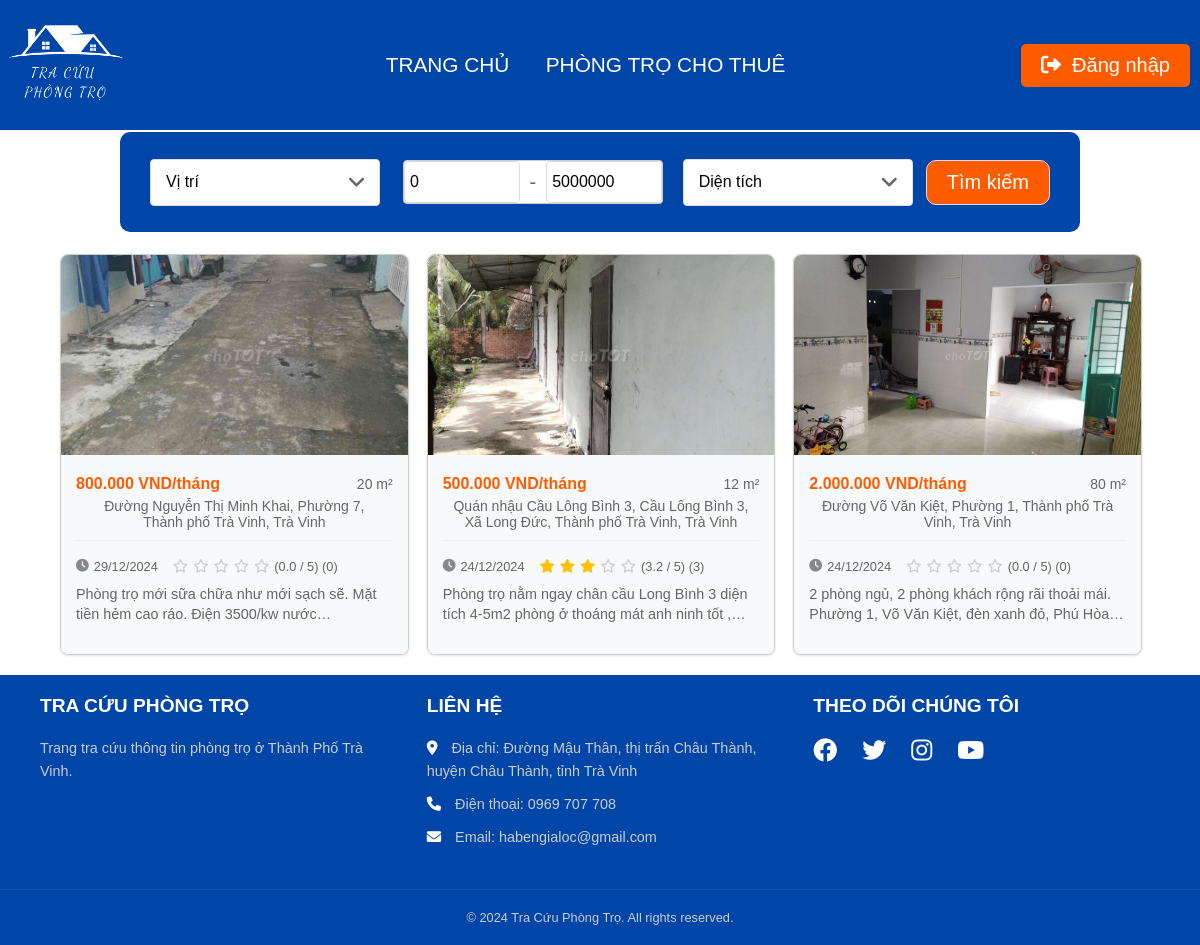
The page /website/index.php?page=phongtro on the database its author committed.
### tables this page shows
CREATE TABLE `phongtro` (
  `maPhongTro` varchar(10) NOT NULL COMMENT 'Mã phòng trọ',
  `maKhuTro` varchar(10) NOT NULL COMMENT 'Mã khu trọ',
  `maLoaiPhong` varchar(10) NOT NULL COMMENT 'Mã loại phòng',
  `dienTich` int(3) NOT NULL COMMENT 'Diện tích phòng trọ',
  `tinhTrang` enum('empty','rented') NOT NULL COMMENT 'Tình trạng phòng trọ',
  `ngayDang` date NOT NULL DEFAULT current_timestamp() COMMENT 'Ngày đăng phòng trọ'
);

CREATE TABLE `loaiphong` (
  `maLoaiPhong` varchar(10) NOT NULL COMMENT 'Mã loại phòng',
  `tenLoaiPhong` varchar(50) NOT NULL COMMENT 'Tên loại phòng',
  `giaPhong` int(10) UNSIGNED NOT NULL COMMENT 'Giá cả phòng trọ',
  `moTaPhongTro` text NOT NULL COMMENT 'Mô tả phòng trọ'
);

CREATE TABLE `khutro` (
  `maKhuTro` varchar(10) NOT NULL COMMENT 'Mã khu trọ',
  `tenKhuTro` varchar(100) NOT NULL COMMENT 'Tên khu trọ',
  `diaChi` text NOT NULL COMMENT 'Địa chỉ khu trọ',
  `chuTro` varchar(50) NOT NULL COMMENT 'Tên chủ trọ',
  `sdtChuTro` varchar(10) NOT NULL COMMENT 'Số điện thoại của chủ trọ',
  `googleMap` text NOT NULL COMMENT 'Địa chỉ Google Map'
);

### website/get_all_phongtro.php (the view, shortened to what this page needs)
<?php
require_once 'db_connection.php';
function createPhongTroElement($phong) {
    $score = isset($phong['diemTrungBinh']) ? (float)$phong['diemTrungBinh'] : 0;
    $fullStars = floor($score);
    $hasHalfStar = ($score - $fullStars) >= 0.5;
    $emptyStars = 5 - $fullStars - ($hasHalfStar ? 1 : 0);
    $ratingHtml = '';
    for ($i = 0; $i < $fullStars; $i++) {
        $ratingHtml .= '<i class="fas fa-star"></i>';
    }
    for ($i = 0; $i < $emptyStars; $i++) {
        $ratingHtml .= '<i class="far fa-star"></i>';
    }
    return '
    <article class="phongtro" data-id="' . $phong['maPhongTro'] . '">
        <a href="index.php?page=phongtro&id=' . $phong['maPhongTro'] . '" class="lien-ket-phong-tro">
            <div class="hinh-anh-review">
                <img src="' . (empty($phong['anhDaiDien']) || !file_exists($phong['anhDaiDien']) ? "images/default.png" : $phong['anhDaiDien']) . '" alt="Hình ảnh phòng trọ">
            </div>
            <div class="details">
                <div class="thong-so">
                    <div class="price-area-row">
                        <span class="price-detail">' . number_format($phong['giaPhong'], 0, ',', '.') . ' VND/tháng</span>
                        <span class="area-detail">' . $phong['dienTich'] . ' m²</span>
                    </div>
                    <span class="place-detail">' . $phong['diaChi'] . '</span>
                </div>
                <div class="thong-tin">
                    <div class="time-rating">
                        <span class="time"><i class="fas fa-clock"></i> ' . date('d/m/Y', strtotime($phong['ngayDang'])) . '</span>
                        <div class="rating">
                            ' . $ratingHtml . '
                            <span class="score-text">(' . number_format($score, 1) . ' / 5) (' . $phong['soLuotDanhGia'] . ')</span>
                        </div>
                    </div>
                    <p class="limit-text">' . $phong['moTaPhongTro'] . '</p>
                </div>
            </div>
        </a>
    </article>';
}
try {
    $sql = "SELECT
        pt.maPhongTro,
        pt.ngayDang,
        pt.dienTich,
        pt.tinhTrang,
        lp.giaPhong,
        lp.moTaPhongTro,
        kt.diaChi,
        kt.chuTro,
        kt.sdtChuTro,
        hp.anhDaiDien,
        COALESCE(AVG(dg.diemSo), 0) as diemTrungBinh,
        COUNT(dg.maDanhGia) as soLuotDanhGia
    FROM phongtro pt
    JOIN khutro kt ON pt.maKhuTro = kt.maKhuTro
    JOIN loaiphong lp ON pt.maLoaiPhong = lp.maLoaiPhong
    JOIN hinhanhphong hp ON pt.maPhongTro = hp.maPhongTro
    LEFT JOIN danhgia dg ON pt.maPhongTro = dg.maPhongTro
    WHERE pt.tinhTrang = 'empty'
    GROUP BY pt.maPhongTro
    ORDER BY pt.ngayDang DESC, diemTrungBinh DESC";
    $result = $conn->query($sql);
    $phongTroList = array();
    while ($row = $result->fetch_assoc()) {
        $phongTroList[] = $row;
    }
    if (empty($phongTroList)) {
        echo '<p>Không có phòng trọ nào.</p>';
    } else {
        echo '<div class="danhsachphongtro">';
        foreach ($phongTroList as $phong) {
            echo createPhongTroElement($phong);
        }
        echo '</div>';
    }
} catch (Exception $e) {
    error_log("Lỗi: " . $e->getMessage());
    echo 'Lỗi: ' . $e->getMessage();
}
?>

### website/index.php (shortened to what this page needs)
<?php
$page = isset($_GET['page']) ? $_GET['page'] : 'trangchu';
switch($page) {
    case 'phongtro':
        if(isset($_GET['id'])) {
            include 'phongtro.php';
        } else {
            include 'phongtro.html';
        }
        break;
}
?>

### website/header.php (shortened to what this page needs)
<?php
$selected_location = isset($_GET['location']) ? $_GET['location'] : '';
$min_price = isset($_GET['gia_toi_thieu']) ? $_GET['gia_toi_thieu'] : '';
$max_price = isset($_GET['gia_toi_da']) ? $_GET['gia_toi_da'] : '';
$selected_area = isset($_GET['dien_tich']) ? $_GET['dien_tich'] : '';
?>
<div class="header-container">
    <header>
        <a href="index.php?page=trangchu">
            <img src="../images/logo.png" alt="Logo trang chủ" width="130px" height="130px">
        </a>
        <div class="navigation-bar">
            <nav>
                <a href="index.php?page=trangchu" class="active">TRANG CHỦ</a>
                <a href="index.php?page=phongtro">PHÒNG TRỌ CHO THUÊ</a>
            </nav>
        </div>
        <div class="login-container">
            <button onclick="openModal()" id="login-btn">
                <i class="fa-solid fa-right-from-bracket"></i>
                &nbsp;&nbsp;Đăng nhập
            </button>
        </div>
    </header>
    <div class="search-bar">
        <form action="index.php?page=phongtro" method="GET" class="form-tim-kiem">
            <div class="dropdown">
                <div class="dropdown-btn" onclick="toggleDropdown(this.parentElement)">
                    <div class="selected-container">
                        <span class="selected-text"><?php echo $selected_location ? $selected_location : 'Vị trí'; ?></span>
                    </div>
                    <div class="icons-container">
                        <i class="fa-solid fa-angle-down"></i>
                    </div>
                </div>
            </div>
            <div class="price">
                <input type="number" min = "0" max = "5000000" step="10000" name="gia_toi_thieu" class="price-input" value="0"
                       placeholder="Giá tối thiểu (mặc định 0)" value="<?php echo $min_price; ?>">
                <span>-</span>
                <input type="number" min = "5000000" max = "10000000" step="10000" name="gia_toi_da" class="price-input" value="5000000"
                       placeholder="Giá tối đa" value="<?php echo $max_price; ?>">
            </div>
            <div class="dropdown">
                <div class="dropdown-btn" onclick="toggleDropdown(this.parentElement)">
                    <div class="selected-container">
                        <span class="selected-text"><?php echo $selected_area ? getAreaText($selected_area) : 'Diện tích'; ?></span>
                    </div>
                    <div class="icons-container">
                        <i class="fa-solid fa-angle-down"></i>
                    </div>
                </div>
            </div>
            <button type="submit" class="search-button">Tìm kiếm</button>
        </form>
    </div>
    </div>

### website/footer.php
<footer>
    <div class="footer-content">
        <div class="footer-section">
            <h3>TRA CỨU PHÒNG TRỌ</h3>
            <p>Trang tra cứu thông tin phòng trọ ở Thành Phố Trà Vinh.</p>
        </div>
        <div class="footer-section">
            <h3>LIÊN HỆ</h3>
            <p><i class="fas fa-map-marker-alt"></i> Địa chỉ: Đường Mậu Thân, thị trấn Châu Thành, huyện Châu Thành, tỉnh Trà Vinh</p>
            <p><i class="fas fa-phone"></i> Điện thoại: 0969 707 708</p>
            <p><i class="fas fa-envelope"></i> Email: habengialoc@gmail.com</p>
        </div>
        <div class="footer-section">
            <h3>THEO DÕI CHÚNG TÔI</h3>
            <div class="social-links">
                <a href="#"><i class="fab fa-facebook"></i></a>
                <a href="#"><i class="fab fa-twitter"></i></a>
                <a href="#"><i class="fab fa-instagram"></i></a>
                <a href="#"><i class="fab fa-youtube"></i></a>
            </div>
        </div>
    </div>
    <div class="footer-bottom">
        <p>&copy; 2024 Tra Cứu Phòng Trọ. All rights reserved.</p>
    </div>
</footer>

### rows shown on the page
phongtro: shows a picture, maLoaiPhong.giaPhong "800.000", dienTich "20", maKhuTro.diaChi "Đường Nguyễn Thị Minh Khai, Phường 7, Thành phố Trà Vinh, Trà Vinh", ngayDang "29/12/2024", score "0.0", soLuotDanhGia "0", maLoaiPhong.moTaPhongTro "Phòng trọ mới sữa chữa như mới sạch sẽ. Mặt tiền hẻm cao ráo. Điện 3500/kw…"
phongtro: shows a picture, maLoaiPhong.giaPhong "500.000", dienTich "12", maKhuTro.diaChi "Quán nhậu Cầu Lông Bình 3, Cầu Lông Bình 3, Xã Long Đức, Thành phố Trà Vinh, Trà Vinh", ngayDang "24/12/2024", score "3.2", soLuotDanhGia "3", maLoaiPhong.moTaPhongTro "Phòng trọ nằm ngay chân cầu Long Bình 3 diện tích 4-5m2 phòng ở thoáng mát anh ninh tốt…"
phongtro: shows a picture, maLoaiPhong.giaPhong "2.000.000", dienTich "80", maKhuTro.diaChi "Đường Võ Văn Kiệt, Phường 1, Thành phố Trà Vinh, Trà Vinh", ngayDang "24/12/2024", score "0.0", soLuotDanhGia "0", maLoaiPhong.moTaPhongTro "2 phòng ngủ, 2 phòng khách rộng rãi thoải mái. Phường 1, Võ Văn Kiệt, đèn xanh đỏ, Phú…"
